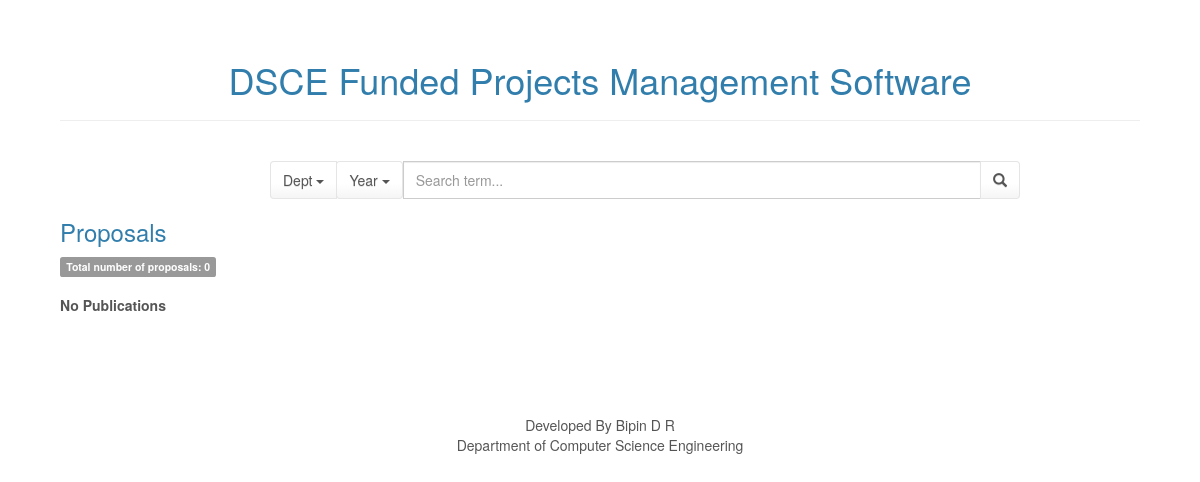
Before: /projects/proposals with the older database file.
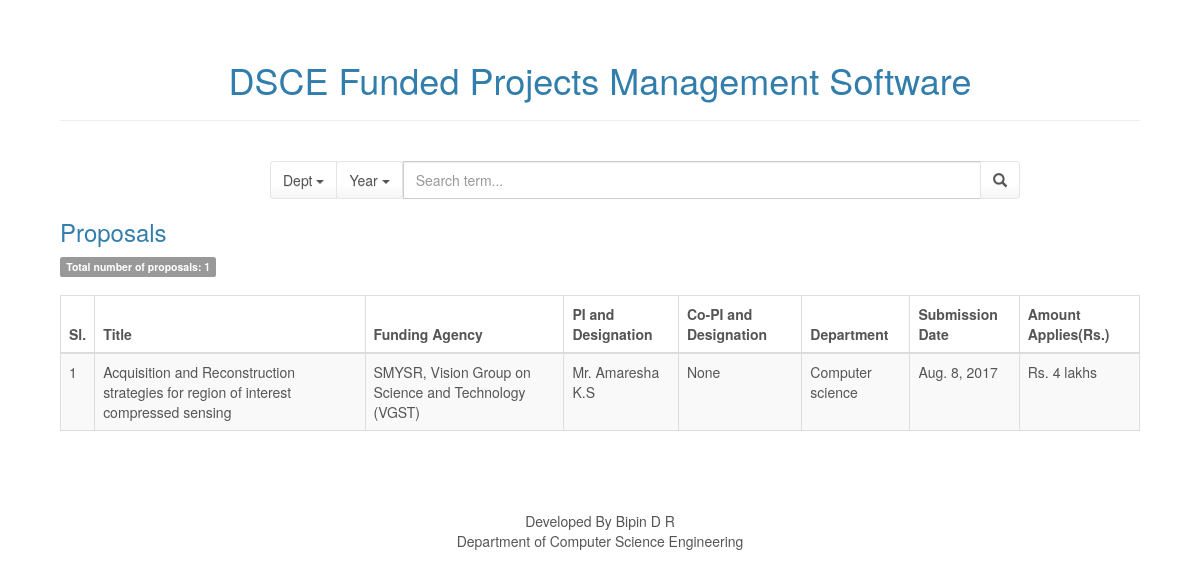
After: the same page with the newer database file.
### projects/models.py (models this page shows, shortened)
class Proposal(models.Model):
    title = models.CharField("Title",max_length=300)
    dept = models.CharField("Department",max_length=50)
    funding_agency = models.CharField("Funding Agency",max_length=100)
    pi_designation = models.CharField("PI and Designation",max_length=100)
    co_pi_designation = models.CharField("Co-PI and Designation",max_length=100, blank = True, null = True)
    submission_date = models.DateField("Submission Date")
    amount_applied = models.CharField("Amount Applied",max_length=50)
    class Meta:
        pass

### projects/views.py (the view)
def proposals(request):
    global all_proposals
    all_proposals = Proposal.objects.all()
    total = all_proposals.count()
    context = {
        'all_proposals': all_proposals,
        'total': total,
    }
    return render(request, 'projects/index2.html', context)

### projects/templates/projects/index2.html (shortened to what this page needs)
<!DOCTYPE html>
<html>
<head>
    {% load staticfiles %}
    <link rel="stylesheet" href="{% static 'assets/bootstrap/css/bootstrap.min.css' %}">
    <link rel="stylesheet" href="{% static 'assets/css/styles.css' %}">
</head>
<body>
<h1 align="center">DSCE Funded Projects Management Software</h1>
<hr>
<br>
<div class="container">
    <form type="get" action="search_proposals" style="margin: 0">
        <div class="row">
            <div class="col-xs-8 col-xs-offset-2">
                <div class="input-group">
                    <div class="input-group-btn search-panel">
                        <button type="button" class="btn btn-default dropdown-toggle" data-toggle="dropdown">
                            <span id="search_dept">Dept</span> <span class="caret"></span>
                        </button>
                    </div>
                    <div class="input-group-btn search-panel">
                        <button type="button" class="btn btn-default dropdown-toggle" data-toggle="dropdown">
                            <span id="search_date">Year</span> <span class="caret"></span>
                        </button>
                    </div>
                    <input type="text" class="form-control" name="search_box" placeholder="Search term...">
                    <span class="input-group-btn">
                    <button id="search_submit" class="btn btn-default" type="submit"><span
                            class="glyphicon glyphicon-search"></span></button>
                    </span>
                </div>
            </div>
        </div>
    </form>
</div>
<a href="/projects/proposals">
    <h3>Proposals</h3>
</a>
<span class="label label-default">Total number of proposals: {{ total }}</span>
<br>
<br>
{% if all_proposals %}
    <div class="table-responsive">
        <table class="table table-striped table-bordered">
            <thead>
            <tr>
                <th>Sl.</th>
                <th>Title</th>
                <th>Funding Agency</th>
                <th>PI and Designation</th>
                <th>Co-PI and Designation</th>
                <th>Department</th>
                <th>Submission Date</th>
                <th>Amount Applies(Rs.)</th>
            </tr>
            </thead>
            <tbody>
            {% for i in all_proposals %}
                <tr>
                    <td>{{ forloop.counter }}</td>
                    <td>{{ i.title }}</td>
                    <td>{{ i.funding_agency }}</td>
                    <td>{{ i.pi_designation }}</td>
                    <td>{{ i.co_pi_designation }}</td>
                    <td>{{ i.dept }}</td>
                    <td>{{ i.submission_date }}</td>
                    <td>{{ i.amount_applied }}</td>
                </tr>
            {% endfor %}
            </tbody>
        </table>
    </div>
{% else %}
    <strong>No Publications</strong>
    <br>
    <br>
    <br>
{% endif %}
<br>
<br>
<br>
<div class="footer">Developed By Bipin D R</div>
<div class="footer"> Department of Computer Science Engineering</div>
</body>
</html>

Changed rows visible on the page:
added Proposal: title "Acquisition and Reconstruction strategies for region of interest compressed sensing", funding_agency "SMYSR, Vision Group on Science and Technology (VGST)", pi_designation "Mr. Amaresha K.S", co_pi_designation "None", dept "Computer science", submission_date "Aug. 8, 2017", amount_applied "Rs. 4 lakhs"
Other visible differences:
{{ total }}: "0" → "1"
text no longer shown: "No Publications"
text now shown: "Sl. Title Funding Agency PI and Designation Co-PI and Designation Department Submission Date Amount Applies(Rs.)"
